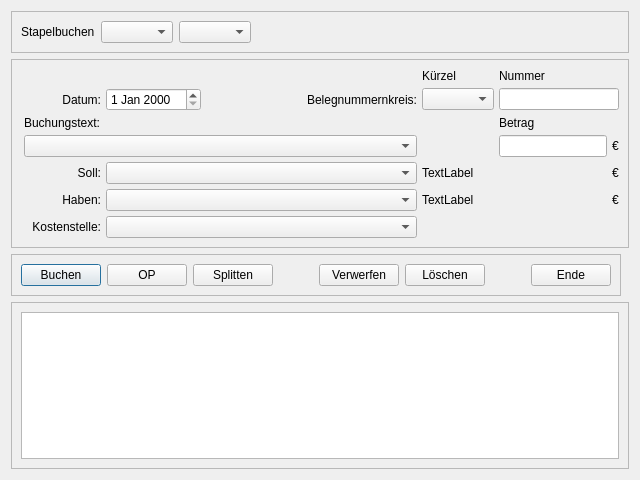
<?xml version="1.0" encoding="UTF-8"?>
<ui version="4.0">
 <class>DlgBuchenStapel</class>
 <widget class="QDialog" name="DlgBuchenStapel">
  <property name="geometry">
   <rect>
    <x>0</x>
    <y>0</y>
    <width>640</width>
    <height>480</height>
   </rect>
  </property>
  <property name="windowTitle">
   <string>Dialog</string>
  </property>
  <layout class="QVBoxLayout" name="verticalLayout">
   <item>
    <widget class="QFrame" name="frame">
     <property name="sizePolicy">
      <sizepolicy hsizetype="Preferred" vsizetype="Minimum">
       <horstretch>0</horstretch>
       <verstretch>0</verstretch>
      </sizepolicy>
     </property>
     <property name="frameShape">
      <enum>QFrame::StyledPanel</enum>
     </property>
     <property name="frameShadow">
      <enum>QFrame::Raised</enum>
     </property>
     <layout class="QHBoxLayout" name="horizontalLayout">
      <item>
       <widget class="QLabel" name="lblStapelBuchen">
        <property name="text">
         <string>Stapelbuchen</string>
        </property>
       </widget>
      </item>
      <item>
       <widget class="QComboBox" name="comboPeriod"/>
      </item>
      <item>
       <widget class="QComboBox" name="comboYear"/>
      </item>
      <item>
       <spacer name="horizontalSpacer">
        <property name="orientation">
         <enum>Qt::Horizontal</enum>
        </property>
        <property name="sizeHint" stdset="0">
         <size>
          <width>40</width>
          <height>20</height>
         </size>
        </property>
       </spacer>
      </item>
     </layout>
    </widget>
   </item>
   <item>
    <widget class="QFrame" name="frame_2">
     <property name="frameShape">
      <enum>QFrame::StyledPanel</enum>
     </property>
     <property name="frameShadow">
      <enum>QFrame::Raised</enum>
     </property>
     <layout class="QGridLayout" name="gridLayout">
      <property name="leftMargin">
       <number>12</number>
      </property>
      <property name="spacing">
       <number>5</number>
      </property>
      <item row="4" column="1" colspan="3">
       <widget class="QComboBox" name="comboBox"/>
      </item>
      <item row="3" column="0" colspan="4">
       <widget class="QComboBox" name="comboBox_4"/>
      </item>
      <item row="4" column="4" colspan="2">
       <widget class="QLabel" name="label_6">
        <property name="text">
         <string>TextLabel</string>
        </property>
       </widget>
      </item>
      <item row="1" column="4">
       <widget class="QComboBox" name="comboBox_3"/>
      </item>
      <item row="5" column="6">
       <widget class="QLabel" name="label_9">
        <property name="text">
         <string>€</string>
        </property>
       </widget>
      </item>
      <item row="4" column="0">
       <widget class="QLabel" name="label_2">
        <property name="text">
         <string>Soll:</string>
        </property>
        <property name="alignment">
         <set>Qt::AlignRight|Qt::AlignTrailing|Qt::AlignVCenter</set>
        </property>
       </widget>
      </item>
      <item row="0" column="4">
       <widget class="QLabel" name="lblKuerzel">
        <property name="text">
         <string>Kürzel</string>
        </property>
       </widget>
      </item>
      <item row="4" column="6">
       <widget class="QLabel" name="label_8">
        <property name="text">
         <string>€</string>
        </property>
       </widget>
      </item>
      <item row="1" column="3">
       <widget class="QLabel" name="lblBelegnummernkreis">
        <property name="layoutDirection">
         <enum>Qt::LeftToRight</enum>
        </property>
        <property name="text">
         <string>Belegnummernkreis:</string>
        </property>
        <property name="alignment">
         <set>Qt::AlignRight|Qt::AlignTrailing|Qt::AlignVCenter</set>
        </property>
       </widget>
      </item>
      <item row="2" column="5">
       <widget class="QLabel" name="label_5">
        <property name="text">
         <string>Betrag</string>
        </property>
       </widget>
      </item>
      <item row="3" column="5">
       <widget class="QLineEdit" name="lineEdit_2"/>
      </item>
      <item row="0" column="5">
       <widget class="QLabel" name="lblNummer">
        <property name="text">
         <string>Nummer</string>
        </property>
       </widget>
      </item>
      <item row="5" column="0">
       <widget class="QLabel" name="label_3">
        <property name="text">
         <string>Haben:</string>
        </property>
        <property name="alignment">
         <set>Qt::AlignRight|Qt::AlignTrailing|Qt::AlignVCenter</set>
        </property>
       </widget>
      </item>
      <item row="1" column="0">
       <widget class="QLabel" name="lblDate">
        <property name="text">
         <string>Datum:</string>
        </property>
        <property name="alignment">
         <set>Qt::AlignRight|Qt::AlignTrailing|Qt::AlignVCenter</set>
        </property>
       </widget>
      </item>
      <item row="6" column="0">
       <widget class="QLabel" name="label_10">
        <property name="text">
         <string>Kostenstelle:</string>
        </property>
        <property name="alignment">
         <set>Qt::AlignRight|Qt::AlignTrailing|Qt::AlignVCenter</set>
        </property>
       </widget>
      </item>
      <item row="5" column="1" colspan="3">
       <widget class="QComboBox" name="comboBox_2"/>
      </item>
      <item row="3" column="6">
       <widget class="QLabel" name="label">
        <property name="text">
         <string>€</string>
        </property>
       </widget>
      </item>
      <item row="1" column="1">
       <widget class="QDateEdit" name="dateEdit"/>
      </item>
      <item row="1" column="5" colspan="2">
       <widget class="QLineEdit" name="lineEdit"/>
      </item>
      <item row="2" column="0">
       <widget class="QLabel" name="label_4">
        <property name="text">
         <string>Buchungstext:</string>
        </property>
       </widget>
      </item>
      <item row="6" column="1" colspan="3">
       <widget class="QComboBox" name="comboBox_5"/>
      </item>
      <item row="5" column="4" colspan="2">
       <widget class="QLabel" name="label_7">
        <property name="text">
         <string>TextLabel</string>
        </property>
       </widget>
      </item>
      <item row="1" column="2">
       <spacer name="horizontalSpacer_4">
        <property name="orientation">
         <enum>Qt::Horizontal</enum>
        </property>
        <property name="sizeHint" stdset="0">
         <size>
          <width>40</width>
          <height>20</height>
         </size>
        </property>
       </spacer>
      </item>
     </layout>
    </widget>
   </item>
   <item>
    <widget class="QFrame" name="frame_3">
     <property name="sizePolicy">
      <sizepolicy hsizetype="Maximum" vsizetype="Minimum">
       <horstretch>0</horstretch>
       <verstretch>0</verstretch>
      </sizepolicy>
     </property>
     <property name="frameShape">
      <enum>QFrame::StyledPanel</enum>
     </property>
     <property name="frameShadow">
      <enum>QFrame::Raised</enum>
     </property>
     <layout class="QHBoxLayout" name="horizontalLayout_2">
      <item>
       <widget class="QPushButton" name="pushButton_2">
        <property name="sizePolicy">
         <sizepolicy hsizetype="Preferred" vsizetype="Fixed">
          <horstretch>0</horstretch>
          <verstretch>0</verstretch>
         </sizepolicy>
        </property>
        <property name="text">
         <string>Buchen</string>
        </property>
       </widget>
      </item>
      <item>
       <widget class="QPushButton" name="pushButton_3">
        <property name="sizePolicy">
         <sizepolicy hsizetype="Maximum" vsizetype="Fixed">
          <horstretch>0</horstretch>
          <verstretch>0</verstretch>
         </sizepolicy>
        </property>
        <property name="minimumSize">
         <size>
          <width>80</width>
          <height>0</height>
         </size>
        </property>
        <property name="text">
         <string>OP</string>
        </property>
       </widget>
      </item>
      <item>
       <widget class="QPushButton" name="pushButton_4">
        <property name="sizePolicy">
         <sizepolicy hsizetype="Preferred" vsizetype="Fixed">
          <horstretch>0</horstretch>
          <verstretch>0</verstretch>
         </sizepolicy>
        </property>
        <property name="text">
         <string>Splitten</string>
        </property>
       </widget>
      </item>
      <item>
       <spacer name="horizontalSpacer_2">
        <property name="orientation">
         <enum>Qt::Horizontal</enum>
        </property>
        <property name="sizeHint" stdset="0">
         <size>
          <width>40</width>
          <height>20</height>
         </size>
        </property>
       </spacer>
      </item>
      <item>
       <widget class="QPushButton" name="pushButton_5">
        <property name="text">
         <string>Verwerfen</string>
        </property>
       </widget>
      </item>
      <item>
       <widget class="QPushButton" name="pushButton_6">
        <property name="text">
         <string>Löschen</string>
        </property>
       </widget>
      </item>
      <item>
       <spacer name="horizontalSpacer_3">
        <property name="orientation">
         <enum>Qt::Horizontal</enum>
        </property>
        <property name="sizeHint" stdset="0">
         <size>
          <width>40</width>
          <height>20</height>
         </size>
        </property>
       </spacer>
      </item>
      <item>
       <widget class="QPushButton" name="pushButton_7">
        <property name="text">
         <string>Ende</string>
        </property>
       </widget>
      </item>
     </layout>
    </widget>
   </item>
   <item>
    <widget class="QFrame" name="frame_4">
     <property name="frameShape">
      <enum>QFrame::StyledPanel</enum>
     </property>
     <property name="frameShadow">
      <enum>QFrame::Raised</enum>
     </property>
     <layout class="QHBoxLayout" name="horizontalLayout_3">
      <item>
       <widget class="QTableView" name="tableView"/>
      </item>
     </layout>
    </widget>
   </item>
  </layout>
 </widget>
 <resources/>
 <connections/>
</ui>
